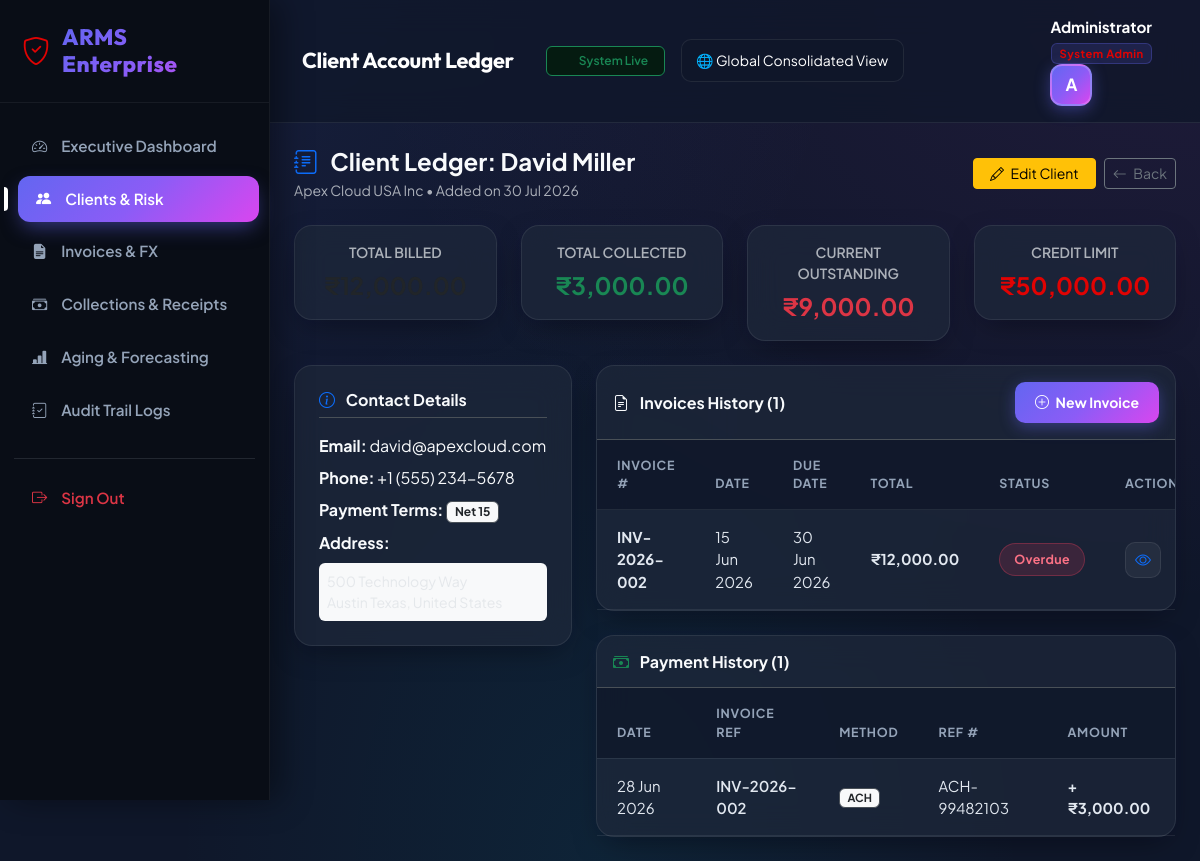
Page /customers/view.php?id=2 (signed in) on the committed database.
### tables this page shows
CREATE TABLE customers (
    customer_id INT AUTO_INCREMENT PRIMARY KEY,
    entity_id INT NOT NULL DEFAULT 1,
    customer_name VARCHAR(100) NOT NULL,
    company_name VARCHAR(150),
    email VARCHAR(100),
    phone VARCHAR(20),
    address TEXT,
    city VARCHAR(100),
    state VARCHAR(100),
    country VARCHAR(100),
    currency_code VARCHAR(10) DEFAULT 'INR',
    credit_limit DECIMAL(12,2) DEFAULT 100000.00,
    payment_terms VARCHAR(50) DEFAULT 'Net 30',
    risk_level ENUM('Low','Medium','High') DEFAULT 'Low',
    credit_hold TINYINT(1) DEFAULT 0,  
    created_at TIMESTAMP DEFAULT CURRENT_TIMESTAMP,
    FOREIGN KEY (entity_id) REFERENCES entities(entity_id) ON DELETE CASCADE
);

CREATE TABLE invoices (
    invoice_id INT AUTO_INCREMENT PRIMARY KEY,
    entity_id INT NOT NULL DEFAULT 1,
    customer_id INT NOT NULL,
    invoice_number VARCHAR(50) UNIQUE NOT NULL,
    invoice_date DATE NOT NULL,
    due_date DATE NOT NULL,
    currency_code VARCHAR(10) DEFAULT 'INR',
    fx_rate DECIMAL(10,4) DEFAULT 1.0000,  
    subtotal DECIMAL(12,2) NOT NULL DEFAULT 0.00,
    tax_amount DECIMAL(12,2) NOT NULL DEFAULT 0.00,
    total_amount DECIMAL(12,2) NOT NULL DEFAULT 0.00,
    paid_amount DECIMAL(12,2) NOT NULL DEFAULT 0.00,
    late_fee DECIMAL(12,2) NOT NULL DEFAULT 0.00,
    status ENUM('Pending','Partially Paid','Paid','Overdue') DEFAULT 'Pending',
    notes TEXT,
    created_at TIMESTAMP DEFAULT CURRENT_TIMESTAMP,
    FOREIGN KEY(entity_id) REFERENCES entities(entity_id) ON DELETE CASCADE,
    FOREIGN KEY(customer_id) REFERENCES customers(customer_id) ON DELETE CASCADE
);

CREATE TABLE payments (
    payment_id INT AUTO_INCREMENT PRIMARY KEY,
    invoice_id INT NOT NULL,
    payment_date DATE NOT NULL,
    amount DECIMAL(12,2) NOT NULL,
    currency_code VARCHAR(10) DEFAULT 'INR',
    fx_rate DECIMAL(10,4) DEFAULT 1.0000,
    payment_method ENUM('Wire Transfer','ACH','Credit Card','UPI','Cheque') DEFAULT 'Wire Transfer',
    reference_no VARCHAR(100),
    remarks TEXT,
    created_at TIMESTAMP DEFAULT CURRENT_TIMESTAMP,
    FOREIGN KEY (invoice_id) REFERENCES invoices(invoice_id) ON DELETE CASCADE
);

### customers/view.php (the view, shortened to what this page needs)
<?php
require_once "../config/database.php";
$id = intval($_GET['id'] ?? 0);
try {
    $stmt = $conn->prepare("SELECT * FROM customers WHERE customer_id = ?");
    $stmt->execute([$id]);
    $customer = $stmt->fetch(PDO::FETCH_ASSOC);
    $inv_stmt = $conn->prepare("
        SELECT * FROM invoices
        WHERE customer_id = ?
        ORDER BY invoice_id DESC
    ");
    $inv_stmt->execute([$id]);
    $invoices = $inv_stmt->fetchAll(PDO::FETCH_ASSOC);
    $pay_stmt = $conn->prepare("
        SELECT p.*, i.invoice_number
        FROM payments p
        JOIN invoices i ON p.invoice_id = i.invoice_id
        WHERE i.customer_id = ?
        ORDER BY p.payment_id DESC
    ");
    $pay_stmt->execute([$id]);
    $payments = $pay_stmt->fetchAll(PDO::FETCH_ASSOC);
    $total_billed = 0;
    $total_paid = 0;
    foreach ($invoices as $inv) {
        $total_billed += $inv['total_amount'];
        $total_paid += $inv['paid_amount'];
    }
    $balance_due = max(0, $total_billed - $total_paid);
} catch (PDOException $e) {
    die("Database Error: " . $e->getMessage());
}
include "../includes/header.php";
include "../includes/sidebar.php";
?>
<div class="content">
    <?php include "../includes/navbar.php"; ?>
    <div class="container-fluid p-4">
        <div class="d-flex justify-content-between align-items-center mb-4">
            <div>
                <h4 class="fw-bold mb-1"><i class="bi bi-journal-text text-primary me-2"></i> Client Ledger: <?= htmlspecialchars($customer['customer_name']) ?></h4>
                <p class="text-muted small mb-0"><?= htmlspecialchars($customer['company_name'] ?: 'Individual Client') ?> &bull; Added on <?= date('d M Y', strtotime($customer['created_at'])) ?></p>
            </div>
            <div class="d-flex gap-2">
                <a href="edit.php?id=<?= $id ?>" class="btn btn-warning btn-sm px-3"><i class="bi bi-pencil me-1"></i> Edit Client</a>
                <a href="index.php" class="btn btn-outline-secondary btn-sm"><i class="bi bi-arrow-left me-1"></i> Back</a>
            </div>
        </div>
        <div class="row g-4 mb-4">
            <div class="col-md-3">
                <div class="card-custom p-3 text-center">
                    <div class="small text-muted fw-semibold">TOTAL BILLED</div>
                    <div class="fs-4 fw-bold text-dark mt-1">₹<?= number_format($total_billed, 2) ?></div>
                </div>
            </div>
            <div class="col-md-3">
                <div class="card-custom p-3 text-center">
                    <div class="small text-muted fw-semibold">TOTAL COLLECTED</div>
                    <div class="fs-4 fw-bold text-success mt-1">₹<?= number_format($total_paid, 2) ?></div>
                </div>
            </div>
            <div class="col-md-3">
                <div class="card-custom p-3 text-center">
                    <div class="small text-muted fw-semibold">CURRENT OUTSTANDING</div>
                    <div class="fs-4 fw-bold <?= $balance_due > 0 ? 'text-danger' : 'text-success' ?> mt-1">₹<?= number_format($balance_due, 2) ?></div>
                </div>
            </div>
            <div class="col-md-3">
                <div class="card-custom p-3 text-center">
                    <div class="small text-muted fw-semibold">CREDIT LIMIT</div>
                    <div class="fs-4 fw-bold text-indigo mt-1">₹<?= number_format($customer['credit_limit'] ?? 50000, 2) ?></div>
                </div>
            </div>
        </div>
        <div class="row g-4">
            <div class="col-lg-4">
                <div class="card-custom p-4">
                    <h6 class="fw-bold border-bottom pb-2 mb-3"><i class="bi bi-info-circle text-primary me-2"></i> Contact Details</h6>
                    <div class="mb-2"><strong>Email:</strong> <?= htmlspecialchars($customer['email'] ?: 'N/A') ?></div>
                    <div class="mb-2"><strong>Phone:</strong> <?= htmlspecialchars($customer['phone'] ?: 'N/A') ?></div>
                    <div class="mb-2"><strong>Payment Terms:</strong> <span class="badge bg-light text-dark border"><?= htmlspecialchars($customer['payment_terms'] ?? 'Net 30') ?></span></div>
                    <div class="mb-2"><strong>Address:</strong></div>
                    <div class="text-muted small bg-light p-2 rounded">
                        <?= nl2br(htmlspecialchars($customer['address'] ?: 'No address specified')) ?><br>
                    </div>
                </div>
            </div>
            <div class="col-lg-8">
                <div class="card-custom">
                    <div class="p-3 border-bottom d-flex justify-content-between align-items-center">
                        <h6 class="fw-bold mb-0"><i class="bi bi-file-earmark-text me-2"></i> Invoices History (<?= count($invoices) ?>)</h6>
                        <a href="../invoices/add.php?customer_id=<?= $id ?>" class="btn btn-primary btn-sm"><i class="bi bi-plus-circle me-1"></i> New Invoice</a>
                    </div>
                    <div class="table-responsive">
                        <table class="table table-custom mb-0">
                            <thead>
                                <tr>
                                    <th>Invoice #</th>
                                    <th>Date</th>
                                    <th>Due Date</th>
                                    <th>Total</th>
                                    <th>Status</th>
                                    <th>Action</th>
                                </tr>
                            </thead>
                            <tbody>
                                <?php if (count($invoices) > 0): ?>
                                    <?php foreach ($invoices as $inv):
                                        $badge_class = 'badge-pending';
                                        if ($inv['status'] === 'Paid') $badge_class = 'badge-paid';
                                        elseif ($inv['status'] === 'Partially Paid') $badge_class = 'badge-partial';
                                        elseif ($inv['status'] === 'Overdue' || ($inv['due_date'] < date('Y-m-d') && $inv['status'] !== 'Paid')) $badge_class = 'badge-overdue';
                                    ?>
                                        <tr>
                                            <td class="fw-bold text-indigo"><?= htmlspecialchars($inv['invoice_number']) ?></td>
                                            <td class="small"><?= date('d M Y', strtotime($inv['invoice_date'])) ?></td>
                                            <td class="small"><?= date('d M Y', strtotime($inv['due_date'])) ?></td>
                                            <td class="fw-bold">₹<?= number_format($inv['total_amount'], 2) ?></td>
                                            <td><span class="badge-status <?= $badge_class ?>"><?= htmlspecialchars($inv['status']) ?></span></td>
                                            <td>
                                                <a href="../invoices/view.php?id=<?= $inv['invoice_id'] ?>" class="btn btn-action btn-light text-primary"><i class="bi bi-eye"></i></a>
                                            </td>
                                        </tr>
                                    <?php endforeach; ?>
                                <?php else: ?>
                                    <tr>
                                        <td colspan="6" class="text-center text-muted py-4">No invoices billed to this client yet.</td>
                                    </tr>
                                <?php endif; ?>
                            </tbody>
                        </table>
                    </div>
                </div>
                <div class="card-custom mt-4">
                    <div class="p-3 border-bottom">
                        <h6 class="fw-bold mb-0"><i class="bi bi-cash-stack text-success me-2"></i> Payment History (<?= count($payments) ?>)</h6>
                    </div>
                    <div class="table-responsive">
                        <table class="table table-custom mb-0">
                            <thead>
                                <tr>
                                    <th>Date</th>
                                    <th>Invoice Ref</th>
                                    <th>Method</th>
                                    <th>Ref #</th>
                                    <th>Amount</th>
                                </tr>
                            </thead>
                            <tbody>
                                <?php if (count($payments) > 0): ?>
                                    <?php foreach ($payments as $p): ?>
                                        <tr>
                                            <td class="small"><?= date('d M Y', strtotime($p['payment_date'])) ?></td>
                                            <td class="fw-semibold text-indigo"><?= htmlspecialchars($p['invoice_number']) ?></td>
                                            <td><span class="badge bg-light text-dark border"><?= htmlspecialchars($p['payment_method']) ?></span></td>
                                            <td class="small"><?= htmlspecialchars($p['reference_no'] ?: 'N/A') ?></td>
                                            <td class="fw-bold text-success">+₹<?= number_format($p['amount'], 2) ?></td>
                                        </tr>
                                    <?php endforeach; ?>
                                <?php else: ?>
                                    <tr>
                                        <td colspan="5" class="text-center text-muted py-4">No payments recorded yet.</td>
                                    </tr>
                                <?php endif; ?>
                            </tbody>
                        </table>
                    </div>
                </div>
            </div>
        </div>
    </div>
</div>
<?php include "../includes/footer.php"; ?>

### assets/css/dashboard.css (style rules this page uses)
:root { --primary: #6366f1; --primary-gradient: linear-gradient(135deg, #6366f1 0%, #8b5cf6 50%, #d946ef 100%); --primary-glow: rgba(99, 102, 241, 0.25); --bg-main: #0f172a; --bg-card: rgba(30, 41, 59, 0.7); --bg-card-hover: rgba(30, 41, 59, 0.9); --border-glass: rgba(255, 255, 255, 0.08); --border-highlight: rgba(99, 102, 241, 0.3); --sidebar-bg: #090d16; --sidebar-border: rgba(255, 255, 255, 0.06); --text-main: #f8fafc; --text-muted: #94a3b8; --text-dark: #e2e8f0; --success: #10b981; --success-bg: rgba(16, 185, 129, 0.12); --warning: #f59e0b; --warning-bg: rgba(245, 158, 11, 0.12); --danger: #f43f5e; --danger-bg: rgba(244, 63, 94, 0.12); --info: #06b6d4; --info-bg: rgba(6, 182, 212, 0.12); --shadow-card: 0 10px 30px -10px rgba(0, 0, 0, 0.5), 0 0 15px rgba(99, 102, 241, 0.05); --shadow-hover: 0 20px 40px -15px rgba(99, 102, 241, 0.25), 0 0 25px rgba(168, 85, 247, 0.15); }
body { font-family: 'Plus Jakarta Sans', 'Outfit', sans-serif; background-color: var(--bg-main); background-image: radial-gradient(at 0% 0%, rgba(99, 102, 241, 0.12) 0px, transparent 50%), radial-gradient(at 100% 0%, rgba(217, 70, 239, 0.08) 0px, transparent 50%), radial-gradient(at 50% 100%, rgba(6, 182, 212, 0.08) 0px, transparent 50%); background-attachment: fixed; color: var(--text-main); margin: 0; padding: 0; min-height: 100vh; }
.content { margin-left: 270px; min-height: 100vh; display: flex; flex-direction: column; }
.card-custom { background: var(--bg-card); backdrop-filter: blur(16px); -webkit-backdrop-filter: blur(16px); border: 1px solid var(--border-glass); border-radius: 18px; box-shadow: var(--shadow-card); transition: all 0.3s cubic-bezier(0.4, 0, 0.2, 1); color: var(--text-main); }
.text-indigo { color: #e00303 !important; }
.badge-status { padding: 6px 14px; font-weight: 700; font-size: 0.78rem; border-radius: 30px; display: inline-flex; align-items: center; gap: 6px; letter-spacing: 0.3px; }
.badge-overdue { background: rgba(244, 63, 94, 0.15); color: #fb7185; border: 1px solid rgba(244, 63, 94, 0.3); }
.table-custom { color: var(--text-main); margin: 0; }
.table-custom th { background: rgba(15, 23, 42, 0.8) !important; color: var(--text-muted) !important; font-weight: 700; font-size: 0.78rem; text-transform: uppercase; letter-spacing: 0.8px; border-bottom: 1px solid var(--border-glass) !important; padding: 16px 20px !important; }
.table-custom td { padding: 16px 20px !important; vertical-align: middle; color: var(--text-dark) !important; border-bottom: 1px solid var(--border-glass) !important; background: transparent !important; font-size: 0.93rem; }
.btn-primary { background: var(--primary-gradient); border: none; border-radius: 10px; font-weight: 700; padding: 10px 20px; box-shadow: 0 4px 15px rgba(99, 102, 241, 0.4); transition: all 0.25s ease; }
.btn-action { width: 36px; height: 36px; padding: 0; display: inline-flex; align-items: center; justify-content: center; border-radius: 10px; background: rgba(255, 255, 255, 0.05); border: 1px solid var(--border-glass); color: var(--text-main); transition: all 0.2s ease; }

### rows in the picture
customers: customer_name "David Miller", company_name "Apex Cloud USA Inc", created_at "30 Jul 2026", credit_limit "50,000.00", email "david@apexcloud.com", phone "+1 (555) 234-5678", payment_terms "Net 15"
invoices: invoice_number "INV-2026-002", invoice_date "15 Jun 2026", due_date "30 Jun 2026", total_amount "12,000.00", status "Overdue"
payments: payment_date "28 Jun 2026", invoice.invoice_number "INV-2026-002", payment_method "ACH", reference_no "ACH-99482103", amount "3,000.00"

### other values in the picture
$page_header "Client Account Ledger"
$user_name "Administrator"
$user_role "System Admin"
$initial "A"
$total_paid "3,000.00"
$balance_due "9,000.00"
count($invoices) "1"
count($payments) "1"
